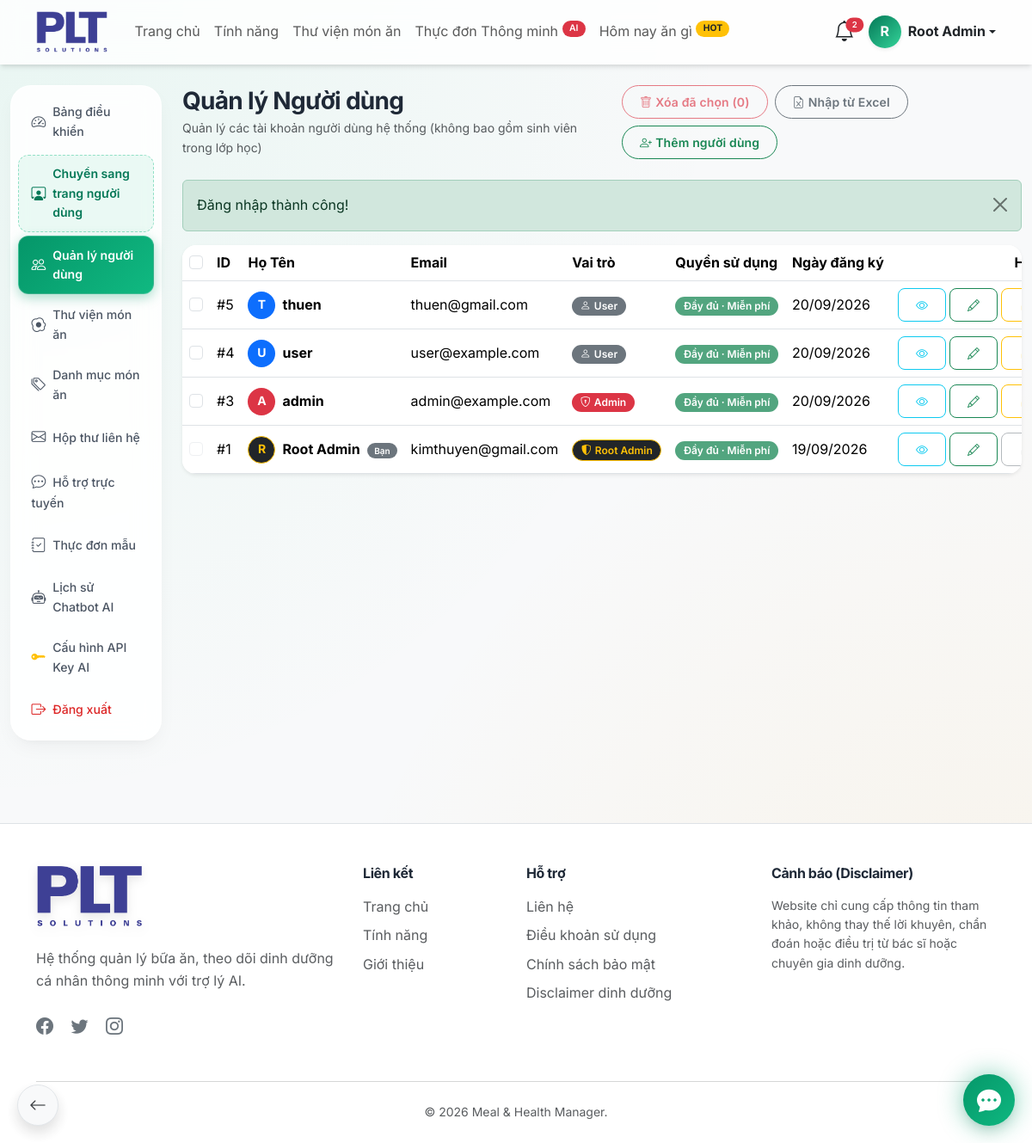
The page /admin/users.php (signed in) on the database its author committed.
### tables this page shows
CREATE TABLE IF NOT EXISTS `users` (
  `id` bigint UNSIGNED NOT NULL AUTO_INCREMENT,
  `full_name` varchar(150) NOT NULL,
  `email` varchar(190) NOT NULL,
  `password` varchar(255) NOT NULL,
  `avatar` varchar(255) DEFAULT NULL,
  `mssv` varchar(50) DEFAULT NULL,
  `birth_date` date DEFAULT NULL,
  `class_id` bigint UNSIGNED DEFAULT NULL,
  `stt` int UNSIGNED DEFAULT '0',
  `role` enum('user','admin') NOT NULL DEFAULT 'user',
  `status` enum('active','inactive','locked') NOT NULL DEFAULT 'active',
  `email_verified_at` datetime DEFAULT NULL,
  `last_login_at` datetime DEFAULT NULL,
  `created_at` timestamp NOT NULL DEFAULT CURRENT_TIMESTAMP,
  `updated_at` timestamp NOT NULL DEFAULT CURRENT_TIMESTAMP ON UPDATE CURRENT_TIMESTAMP,
  PRIMARY KEY (`id`),
  UNIQUE KEY `email` (`email`),
  UNIQUE KEY `uk_users_mssv` (`mssv`),
  KEY `idx_users_role` (`role`),
  KEY `idx_users_status` (`status`),
  KEY `idx_users_created_at` (`created_at`),
  KEY `fk_users_class` (`class_id`)
);

### admin/users.php (the view, shortened to what this page needs)
<?php
require_once __DIR__ . '/../includes/functions.php';
$database = new Database();
$conn = $database->getConnection();
$current_user_email = $_SESSION['user_email'] ?? '';
$is_root_admin = (strtolower(trim($current_user_email)) === strtolower(ROOT_ADMIN_EMAIL));
$limit = 10;
$page = max(1, (int)($_GET['page'] ?? 1));
$whereSql = "WHERE (class_id IS NULL OR class_id = 0) AND (mssv IS NULL OR mssv = '')";
$offset = ($page - 1) * $limit;
$stmt = $conn->prepare("
    SELECT id, full_name, email, role, status, created_at
    FROM users
    {$whereSql}
    ORDER BY id DESC
    LIMIT :limit OFFSET :offset
");
$stmt->bindValue(':limit', $limit, PDO::PARAM_INT);
$stmt->bindValue(':offset', $offset, PDO::PARAM_INT);
$stmt->execute();
$users = $stmt->fetchAll(PDO::FETCH_ASSOC);
require_once __DIR__ . '/../includes/header.php';
?>
<div class="container-fluid py-4">
    <div class="row">
        <div class="col-md-2">
            <?php require __DIR__ . '/includes/sidebar.php'; ?>
        </div>
        <div class="col-md-10">
            <div class="d-flex flex-column flex-md-row justify-content-between align-items-md-center gap-3 mb-4">
                <div>
                    <h3 class="fw-bold mb-1">Quản lý Người dùng</h3>
                    <p class="text-muted small mb-0">Quản lý các tài khoản người dùng hệ thống (không bao gồm sinh viên trong lớp học)</p>
                </div>
                <div class="d-flex flex-wrap gap-2">
                    <button type="button" id="btnBulkDelete" class="btn btn-sm btn-outline-danger rounded-pill" disabled onclick="confirmBulkDelete()">
                        <i class="bi bi-trash me-1"></i>Xóa đã chọn (<span id="selectedCount">0</span>)
                    </button>
                    <button type="button" class="btn btn-sm btn-outline-secondary rounded-pill" data-bs-toggle="modal" data-bs-target="#importExcelModal">
                        <i class="bi bi-file-earmark-excel me-1"></i>Nhập từ Excel
                    </button>
                    <button type="button" class="btn btn-sm btn-outline-success rounded-pill" onclick="openUserModal(null)">
                        <i class="bi bi-person-plus me-1"></i>Thêm người dùng
                    </button>
                </div>
            </div>
            <form id="bulkDeleteForm" method="POST">
                <div class="card glass-card border-0 rounded-4 shadow-sm overflow-hidden mb-4">
                    <div class="card-body p-0">
                        <div class="table-responsive">
                            <table class="table table-hover align-middle mb-0 text-nowrap">
                                <thead style="background: rgba(243, 244, 246, 0.7);">
                                    <tr>
                                        <th style="width: 40px;" class="text-center">
                                            <input type="checkbox" class="form-check-input" id="selectAllUsers" title="Chọn tất cả">
                                        </th>
                                        <th>ID</th>
                                        <th>Họ Tên</th>
                                        <th>Email</th>
                                        <th>Vai trò</th>
                                        <th>Quyền sử dụng</th>
                                        <th>Ngày đăng ký</th>
                                        <th class="text-end pe-4">Hành động</th>
                                    </tr>
                                </thead>
                                <tbody>
                                    <?php if (empty($users)): ?>
                                        <tr>
                                            <td colspan="8" class="text-center py-4 text-muted">
                                                <i class="bi bi-people fs-2 d-block mb-2 text-secondary"></i>
                                                Chưa có người dùng nào.
                                            </td>
                                        </tr>
                                    <?php else: ?>
                                        <?php foreach ($users as $u):
                                            $is_this_root = (strtolower($u['email']) === strtolower(ROOT_ADMIN_EMAIL));
                                            $is_self = ($u['id'] == $_SESSION['user_id']);
                                            if ($is_this_root) {
                                                $can_delete = false;
                                                $delete_disabled_title = 'Tài khoản Root Admin tối cao không thể bị xóa';
                                            } elseif ($is_self) {
                                                $can_delete = false;
                                                $delete_disabled_title = 'Không thể xóa tài khoản của chính mình';
                                            } elseif ($u['role'] === 'admin') {
                                                if ($is_root_admin) {
                                                    $can_delete = true;
                                                    $delete_disabled_title = '';
                                                } else {
                                                    $can_delete = false;
                                                    $delete_disabled_title = 'Quản trị viên cùng cấp không được phép xóa nhau (Chỉ Root mới có toàn quyền)';
                                                }
                                            } else {
                                                $can_delete = true;
                                                $delete_disabled_title = '';
                                            }
                                            if ($is_this_root) {
                                                $can_toggle = false;
                                                $toggle_disabled_title = 'Tài khoản Root Admin tối cao không thể bị khóa';
                                            } elseif ($is_self) {
                                                $can_toggle = false;
                                                $toggle_disabled_title = 'Không thể tự khóa tài khoản của chính mình';
                                            } elseif ($u['role'] === 'admin') {
                                                if ($is_root_admin) {
                                                    $can_toggle = true;
                                                    $toggle_disabled_title = '';
                                                } else {
                                                    $can_toggle = false;
                                                    $toggle_disabled_title = 'Quản trị viên cùng cấp không thể khóa tài khoản của nhau';
                                                }
                                            } else {
                                                $can_toggle = true;
                                                $toggle_disabled_title = '';
                                            }
                                            if ($is_this_root && !$is_root_admin) {
                                                $can_edit = false;
                                                $edit_disabled_title = 'Chỉ tài khoản Root mới có quyền chỉnh sửa tài khoản Root Admin';
                                            } else {
                                                $can_edit = true;
                                                $edit_disabled_title = '';
                                            }
                                        ?>
                                        <tr>
                                            <td class="text-center">
                                                <?php if ($can_delete): ?>
                                                    <input type="checkbox" name="user_ids[]" value="<?php echo $u['id']; ?>" class="form-check-input user-select-cb">
                                                <?php else: ?>
                                                    <input type="checkbox" class="form-check-input" disabled title="<?php echo htmlspecialchars($delete_disabled_title); ?>">
                                                <?php endif; ?>
                                            </td>
                                            <td>#<?php echo $u['id']; ?></td>
                                            <td>
                                                <div class="d-flex align-items-center">
                                                    <div class="avatar-circle-sm <?php echo $is_this_root ? 'bg-dark text-warning border border-warning' : ($u['role'] === 'admin' ? 'bg-danger text-white' : 'bg-primary text-white'); ?> rounded-circle d-flex align-items-center justify-content-center me-2" style="width: 32px; height: 32px; font-size: 14px; font-weight: bold;">
                                                        <?php echo strtoupper(mb_substr($u['full_name'], 0, 1, 'UTF-8')); ?>
                                                    </div>
                                                    <div>
                                                        <span class="fw-bold"><?php echo htmlspecialchars($u['full_name']); ?></span>
                                                        <?php if ($is_self): ?>
                                                            <span class="badge bg-secondary ms-1" style="font-size: 10px;">Bạn</span>
                                                        <?php endif; ?>
                                                    </div>
                                                </div>
                                            </td>
                                            <td><?php echo htmlspecialchars($u['email']); ?></td>
                                            <td>
                                                <?php if ($is_this_root): ?>
                                                    <span class="badge bg-dark border border-warning text-warning"><i class="bi bi-shield-shaded me-1"></i>Root Admin</span>
                                                <?php elseif ($u['role'] === 'admin'): ?>
                                                    <span class="badge bg-danger"><i class="bi bi-shield-lock me-1"></i>Admin</span>
                                                <?php else: ?>
                                                    <span class="badge bg-secondary"><i class="bi bi-person me-1"></i>User</span>
                                                <?php endif; ?>
                                            </td>
                                            <td>
                                                <span class="badge bg-success bg-opacity-75">Đầy đủ · Miễn phí</span>
                                            </td>
                                            <td><?php echo date('d/m/Y', strtotime($u['created_at'])); ?></td>
                                            <td class="text-end">
                                                <div class="d-flex gap-1 justify-content-end">
                                                    <button type="button" class="btn btn-sm btn-outline-info" title="Xem chi tiết" data-bs-toggle="modal" data-bs-target="#userModal<?php echo $u['id']; ?>">
                                                        <i class="bi bi-eye"></i>
                                                    </button>
                                                    <?php if ($can_edit): ?>
                                                        <button type="button" class="btn btn-sm btn-outline-success" title="Sửa" onclick='openUserModal(<?php echo htmlspecialchars(json_encode($u, JSON_HEX_TAG | JSON_HEX_APOS | JSON_HEX_QUOT | JSON_HEX_AMP | JSON_UNESCAPED_UNICODE), ENT_QUOTES, "UTF-8"); ?>)'>
                                                            <i class="bi bi-pencil"></i>
                                                        </button>
                                                    <?php else: ?>
                                                        <button type="button" class="btn btn-sm btn-outline-secondary opacity-50" disabled title="<?php echo htmlspecialchars($edit_disabled_title); ?>">
                                                            <i class="bi bi-pencil"></i>
                                                        </button>
                                                    <?php endif; ?>
                                                    <?php if ($can_toggle): ?>
                                                        <button type="button" class="btn btn-sm <?php echo $u['status'] === 'active' ? 'btn-outline-warning' : 'btn-outline-success'; ?>"
                                                                title="<?php echo $u['status'] === 'active' ? 'Khóa' : 'Mở khóa'; ?>"
                                                                onclick="submitSingleAction('toggle_status', <?php echo $u['id']; ?>)">
                                                            <i class="bi <?php echo $u['status'] === 'active' ? 'bi-lock' : 'bi-unlock'; ?>"></i>
                                                        </button>
                                                    <?php else: ?>
                                                        <button type="button" class="btn btn-sm btn-outline-secondary opacity-50" disabled title="<?php echo htmlspecialchars($toggle_disabled_title); ?>">
                                                            <i class="bi bi-lock"></i>
                                                        </button>
                                                    <?php endif; ?>
                                                </div>
                                            </td>
                                        </tr>
                                        <?php endforeach; ?>
                                    <?php endif; ?>
                                </tbody>
                            </table>
                        </div>
                    </div>
                </div>
            </form>
        </div>
    </div>
</div>
<?php require_once __DIR__ . '/../includes/footer.php'; ?>

### rows shown on the page
users: id "5", full_name "T", full_name "thuen", email "thuen@gmail.com", role "user" (drawn), created_at "20/09/2026"
users: id "4", full_name "U", full_name "user", email "user@example.com", role "user" (drawn), created_at "20/09/2026"
users: id "3", full_name "A", full_name "admin", email "admin@example.com", role "admin" (drawn), created_at "20/09/2026"
users: id "1", full_name "R", full_name "Root Admin", shows "Bạn", email "kimthuyen@gmail.com", created_at "19/09/2026"

### other values the page prints
$total_bell_count "2"
substr($_SESSION['full_name'] ?? 'U', 0, 1) "R"
$_SESSION['full_name'] "Root Admin"
$message "Đăng nhập thành công!"
APP_NAME "Meal & Health Manager"
